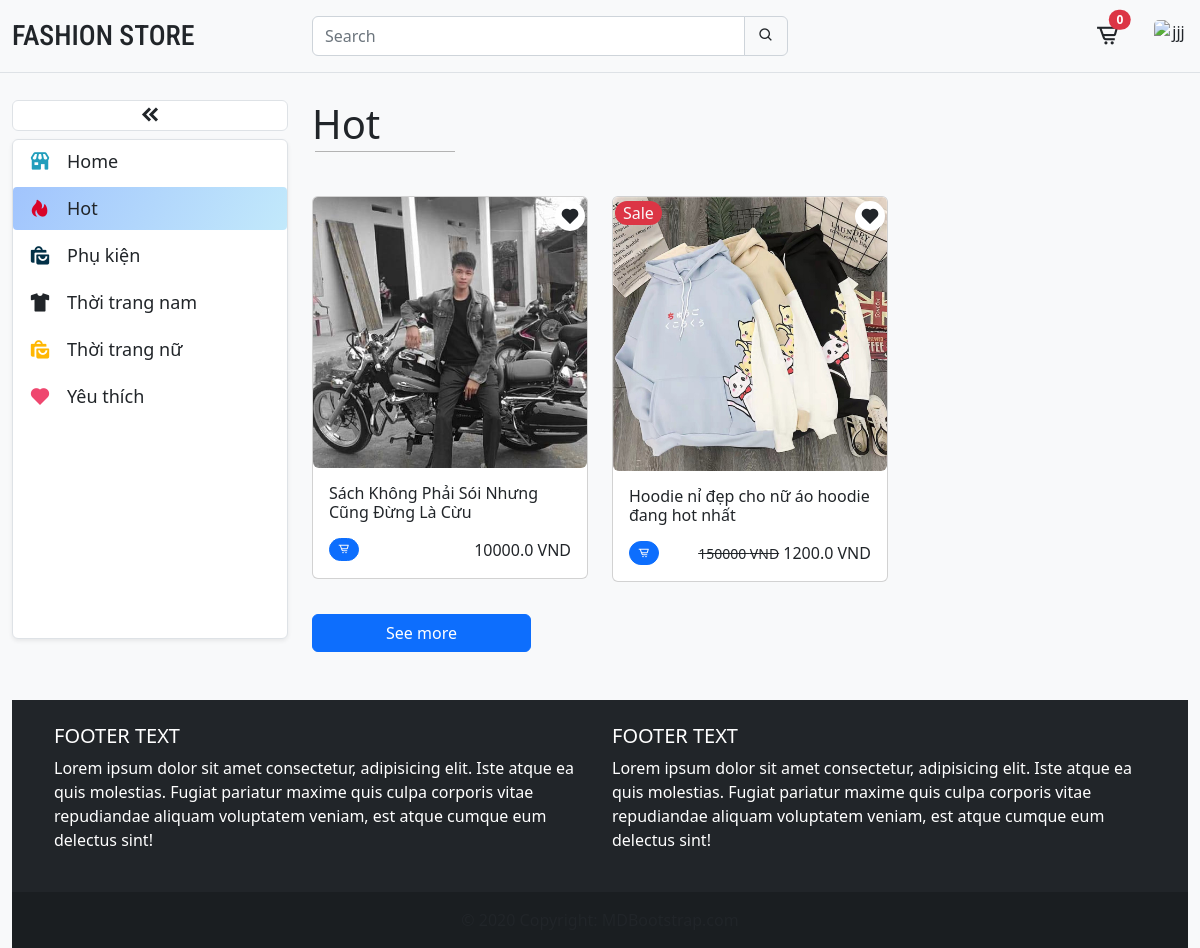
Page /?category=hot (signed in) on the committed database.
### product/models.py (models this page shows, shortened)
class Category(models.Model):
    name = models.CharField(max_length=255)
    slug = models.SlugField()
    icon = models.CharField(max_length=255, default=False)
    class Meta:
        ordering = ('name',)

class Product(models.Model):
    category = models.ForeignKey(
        Category, related_name='products', on_delete=models.CASCADE)
    image = models.ImageField(upload_to='static/assets')
    name = models.CharField(max_length=255)
    slug = models.SlugField()
    price = models.IntegerField()
    old_price = models.IntegerField()
    sale = models.BooleanField(default=False)
    created_at = models.DateTimeField(auto_now_add=True)
    sold = models.IntegerField(default=False)
    class Meta:
        ordering = ('-created_at',)
    def get_display_price(self):
        return self.price / 100

### core/views.py (the view)
# urls.py: path('', views.index),
def index(request):
    products = Product.objects.all()[0:6]
    categories = Category.objects.all()
    active_category = request.GET.get('category', '')
    if active_category:
        products = Product.objects.filter(category__slug=active_category)
    query = request.GET.get('query', '')
    if query:
        products = Product.objects.filter(
            Q(name__icontains=query))
    context = {
        'products': products,
        'categories': categories,
        'active_category': active_category
    }
    return render(request, 'core/home.html', context)

### cart/cart.py (called while the page is built)
    def __len__(self):
        return sum(item['quantity'] for item in self.cart.values())

### cart/context_processors.py (called while the page is built)
def cart(request):
    return {'cart': Cart(request)}

### core/templates/core/home.html (shortened to what this page needs)
{% extends 'core/base.html' %} {% block title %}Fation Store{% endblock %} {% load static %} {% block content %}
<section class="content" style="margin-top: 100px;">
    <div class="row mt-4 position-relative">
        <div class="col col-md-3 col-lg-3 d-none d-sm-block position-fixed" style="top: 100px; z-index: 0">
            <button class="navbar-toggler text-center bg-white w-100 rounded-2 mb-2 border border-1" id="collapse-btn">
                <i class="bx bxs-chevrons-left h4 m-0"></i>
            </button>
            <ul class="nav flex-column bg-white h-100 rounded-2 shadow-sm border border-1" id="navbar" style="min-height: 500px">
                <li class="nav-item mb-1">
                    <a
                        class="nav-link text-dark menu-title {% if not active_category %} active {% endif %}"
                        aria-current="page"
                        href="/"
                    >
                        <i class="bx bxs-store icon"></i>
                        <span class="title ms-3">Home</span>
                    </a>
                </li>
                {% for category in categories %}
                <li class="nav-item mb-1">
                    <a
                        class="nav-link text-dark menu-title {% if category.slug == active_category %} active {% endif %}"
                        href="/?category={{ category.slug }}"
                    >
                        <i class="bx {{category.icon}} icon"></i>
                        <span class="title ms-3">{{category.name}}</span>
                    </a>
                </li>
                {% endfor %}
            </ul>
        </div>
        <div class="col-12 col-sm-9 col-lg-9 content end-0 offset-md-3">
            <div class="products">
                {% for category in categories %}
                    {% if category.slug == active_category %}
                        <h1 class="content-title h1">{{category.name}}</h1>
                    {% endif %}
                {% endfor %}
                <div class="row mt-5">
                    {% for product in products %}
                        {% include 'product/product_list_item.html' %}
                    {% endfor %}
                </div>
                <button class="btn btn-primary w-25 mt-2" id="see-more">See more</button>
            </div>
        </div>
    </div>
</section>
{% endblock %}

### product/templates/product/product_list_item.html (shortened to what this page needs)
<div class="col col-12 col-md-6 col-lg-4 position-relative mb-4 prod-item">
    {% if product.sale%}
    <div class="position-absolute sale px-2 bg-danger text-light rounded-pill" style="top: 5px; left: 15px; z-index: 1">
        Sale
    </div>
    {% endif %}
    <div class="position-absolute h5 favorite">
        <i class="bx bxs-heart icon"></i>
    </div>
    <div class="card">
        <a href="{% url 'product' product.id %}">
            <img src="{{product.image}}" class="card-img-top rounded-bottom" alt="..." />
        </a>
        <div class="card-body">
            <h6 class="card-title mb-3">{{product.name}}</h6>
            <div class="clearfix">
                {% if user.username %}
                    <a
                        class="btn btn-primary link-light float-start badge rounded-pill"
                        hx-get="{% url 'add_to_cart' product.id %}"
                        hx-target="#menu-cart-button"
                        hx-swap="outerHTML"
                    >
                        <i class="bx bx-cart-alt"></i>
                    </a>
                {% endif %}
                <div class="float-end">
                    {% if product.old_price > 0%}
                    <small class="price-hp text-decoration-line-through">{{product.old_price}} VND</small>
                    {% endif %}
                    <span class="price-hp h6">{{product.get_display_price}} VND</span>
                </div>
            </div>
        </div>
    </div>
</div>

### core/static/css/styles.css (style rules this page uses)
* { margin: 0; padding: 0; list-style-type: none; }
a { text-decoration: none; color: #212529; }
.nav .nav-item { position: relative; transition: all 0.3s linear; overflow: hidden; }
.nav .nav-item::after { content: ''; position: absolute; top: 0; left: -25px; bottom: 0; width: 30px; height: 100%; background-color: transparent; transform: skew(-40deg); opacity: 0.4; transition: left 0.8s ease; }
.nav .nav-item:nth-child(1) .nav-link i { color: #219ebc; }
.nav .nav-item:nth-child(2) .nav-link i { color: #d90429; }
.nav .nav-item:nth-child(3) .nav-link i { color: #023047; }
.nav .nav-item:nth-child(5) .nav-link i { color: #ffb703; }
.nav .nav-item:nth-child(6) .nav-link i { color: #ef476f; }
.menu-title { font-size: 18px; display: flex; align-items: center; }
.menu-title .icon { width: 22px; height: 22px; font-size: 22px; }
.card-title { display: -webkit-box; -webkit-line-clamp: 2; -webkit-box-orient: vertical; overflow: hidden; text-overflow: ellipsis; }
.nav-link.text-dark.menu-title.active { background-image: linear-gradient(120deg, #a1c4fd 0%, #c2e9fb 100%); border-radius: 4px; }
.content-title { position: relative; }
.content-title::after { content: ''; position: absolute; bottom: -4px; left: 3px; width: 140px; height: 1px; background-color: #b3b3b3; }
.favorite { cursor: pointer; }
.products .sale { top: 0; left: 0; }
.products .favorite { display: flex; justify-content: center; align-items: center; top: 5px; right: 15px; z-index: 1; width: 30px; height: 30px; background-color: #fff; border-radius: 50%; }
.products .prod-item { transition: all 0.3s linear; }
.card-body { min-height: 110.38px; }

### rows in the picture
Category: name "Hot"
Category: name "Phụ kiện"
Category: name "Thời trang nam"
Category: name "Thời trang nữ"
Category: name "Yêu thích"
Product: image (picture), name "Sách Không Phải Sói Nhưng Cũng Đừng Là Cừu", get_display_price "10000.0"
Product: sale "Sale", image (picture), name "Hoodie nỉ đẹp cho nữ áo hoodie đang hot nhất", old_price "150000", get_display_price "1200.0"

### other values in the picture
{{ cart|length }} "0"
